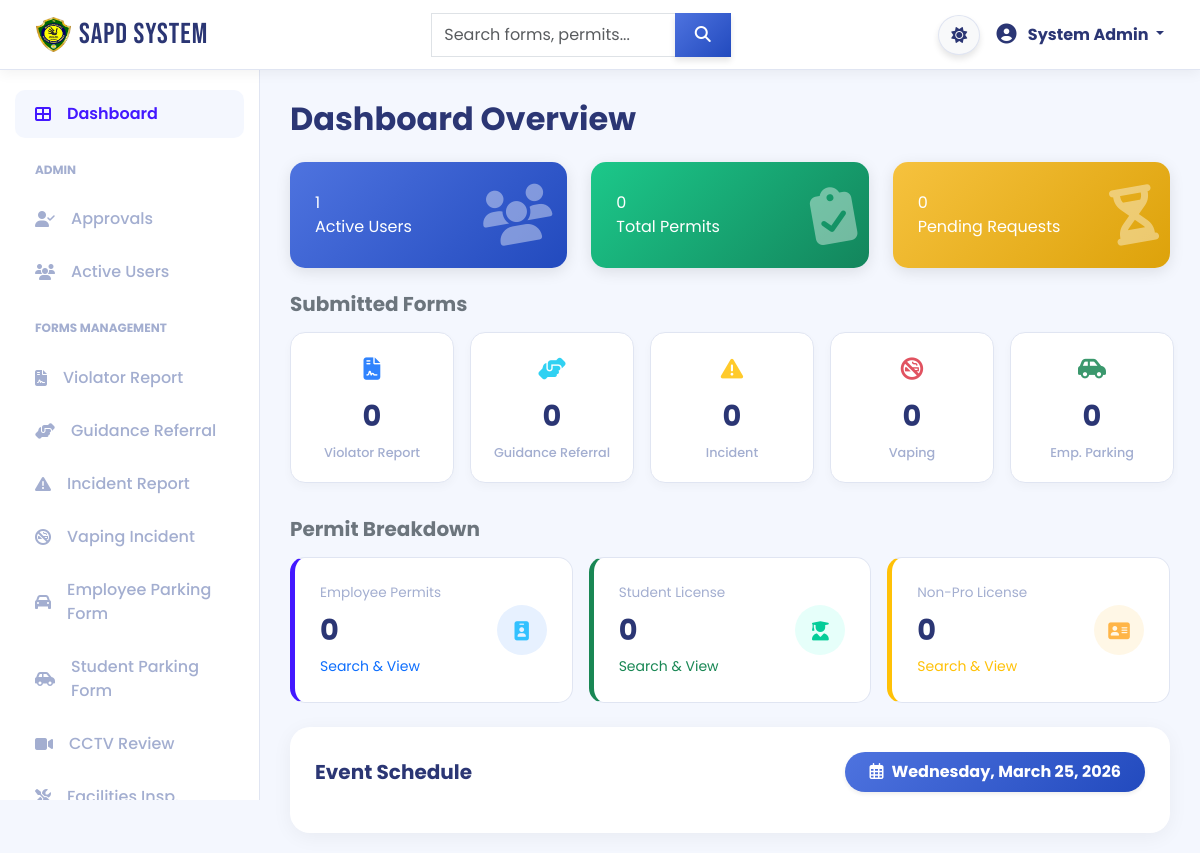
Page /dashboard.php (signed in) on the earlier database version.
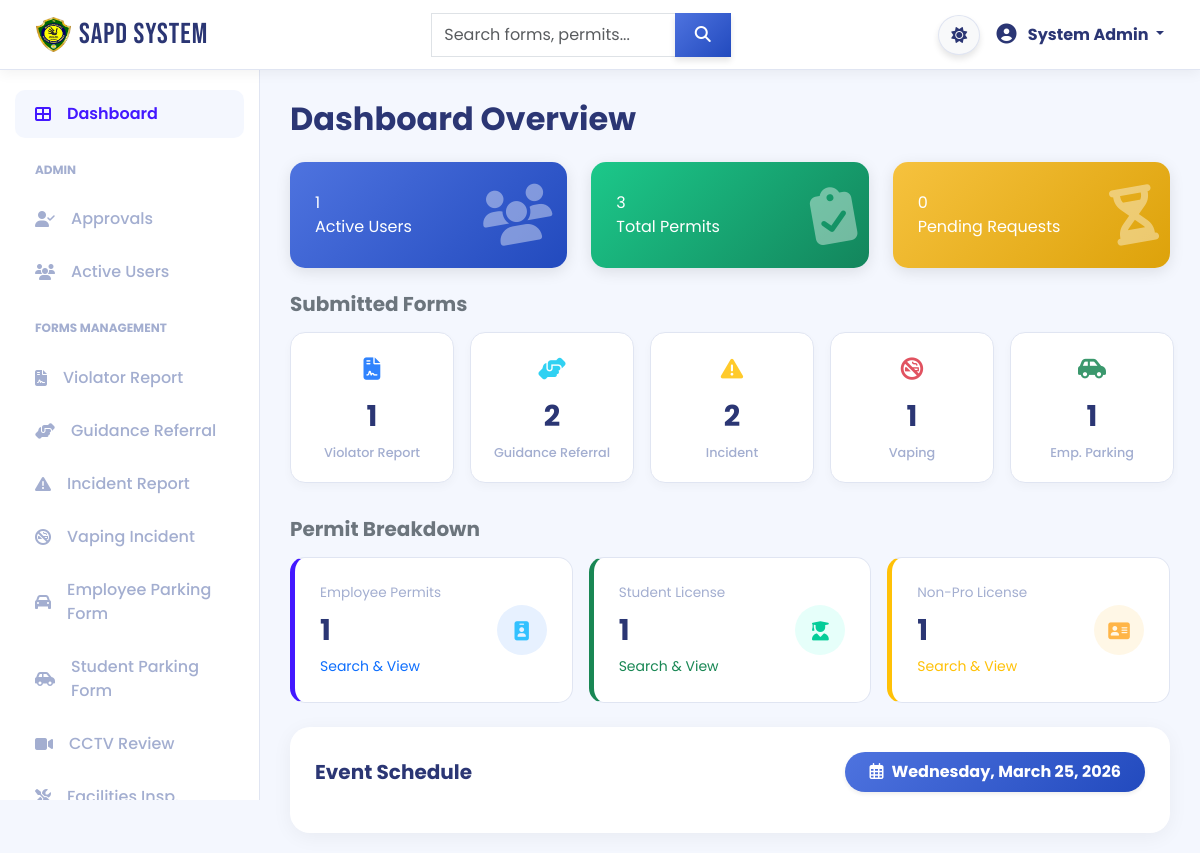
Same page on the later database version.
### tables this page shows
CREATE TABLE `student_permits` (
  `id` int(11) NOT NULL,
  `name` varchar(255) NOT NULL,
  `department` varchar(255) NOT NULL,
  `plate_number` varchar(50) NOT NULL,
  `fb_link` text DEFAULT NULL,
  `permit_number` int(11) NOT NULL,
  `school_year` varchar(50) NOT NULL,
  `valid_until` varchar(50) NOT NULL,
  `created_at` timestamp NOT NULL DEFAULT current_timestamp()
);

### dashboard.php (the view, shortened to what this page needs)
<?php
$servername = "localhost";
$username = "root";
$password = "";
$dbname = "sapd_db";
try {
    $conn = new mysqli($servername, $username, $password);
    $conn->query("CREATE DATABASE IF NOT EXISTS $dbname");
    $conn->select_db($dbname);
} catch (Exception $e) {
    die("Database Error: " . $e->getMessage());
}
$theme_mode = $_COOKIE['theme'] ?? 'light';
function get_cnt($conn, $sql)
{
    try {
        $res = $conn->query($sql);
        if ($res && $res->num_rows > 0) {
            $row = $res->fetch_assoc();
            return $row['c'] ?? 0;
        }
    } catch (Exception $e) {
        return 0;
    }
    return 0;
}
$stats = [
    'users' => 0,
    'total_permits' => 0,
    'pending' => 0,
    'violator' => 0,
    'guidance' => 0,
    'incident' => 0,
    'vaping' => 0,
    'parking_form' => 0,
    'student_parking_form' => 0,
    'emp_permit' => 0,
    'student_permit' => 0,
    'non_pro_permit' => 0,
    'cctv_req' => 0,
    'facilities' => 0
];
if ($conn) {
    $stats['users'] = get_cnt($conn, "SELECT COUNT(*) as c FROM users WHERE role='user' AND status='active'");
    $stats['pending'] = get_cnt($conn, "SELECT COUNT(*) as c FROM users WHERE status='pending'");
    $stats['emp_permit'] = get_cnt($conn, "SELECT COUNT(*) as c FROM permits");
    $stats['student_permit'] = get_cnt($conn, "SELECT COUNT(*) as c FROM student_permits");
    $stats['non_pro_permit'] = get_cnt($conn, "SELECT COUNT(*) as c FROM non_pro_permits");
    $stats['total_permits'] = $stats['emp_permit'] + $stats['student_permit'] + $stats['non_pro_permit'];
    $stats['violator'] = get_cnt($conn, "SELECT COUNT(*) as c FROM violator_logs");
    $stats['guidance'] = get_cnt($conn, "SELECT COUNT(*) as c FROM guidance_referrals");
    $stats['facilities'] = get_cnt($conn, "SELECT COUNT(*) as c FROM facility_inspections");
    $stats['incident'] = get_cnt($conn, "SELECT COUNT(*) as c FROM incident_reports");
    $stats['vaping'] = get_cnt($conn, "SELECT COUNT(*) as c FROM vaping_reports");
    $stats['parking_form'] = get_cnt($conn, "SELECT COUNT(*) as c FROM employee_applications");
    $stats['student_parking_form'] = get_cnt($conn, "SELECT COUNT(*) as c FROM student_applications");
    $stats['cctv_req'] = get_cnt($conn, "SELECT COUNT(*) as c FROM cctv_requests");
    try {
        $res = $conn->query("SELECT * FROM student_permits ORDER BY name ASC LIMIT 10");
    } catch (Exception $e) {
    }
}
?>
<!DOCTYPE html>
<html lang="en" data-bs-theme="<?php echo htmlspecialchars($theme_mode); ?>">
<head>
    <link href="https://cdn.jsdelivr.net/npm/bootstrap@5.3.0/dist/css/bootstrap.min.css" rel="stylesheet">
    <link rel="stylesheet" href="https://cdnjs.cloudflare.com/ajax/libs/font-awesome/6.4.0/css/all.min.css">
</head>
<body>
    <nav class="navbar navbar-custom">
        <div class="d-flex justify-content-between align-items-center w-100 px-3">
            <div class="d-flex align-items-center">
                <a class="navbar-brand d-flex align-items-center" href="#">
                    <img src="background.png" alt="Logo" width="35" height="35" onerror="this.style.display='none'"
                        class="me-2"> SAPD SYSTEM
                </a>
            </div>
            <form class="d-none d-md-block" id="searchForm" style="width: 300px;">
                <div class="input-group">
                    <input class="form-control" type="search" id="searchInput" placeholder="Search forms, permits..."
                        style="border-radius: 0;">
                    <button type="submit" class="btn btn-primary" style="border-radius: 0;"><i
                            class="fas fa-search"></i></button>
                </div>
            </form>
            <div class="d-flex align-items-center gap-3">
                <button class="btn btn-theme-nav rounded-circle" id="themeToggle"><i class="fas fa-moon"></i></button>
                <div class="dropdown">
                    <a class="nav-link dropdown-toggle fw-bold" href="#" role="button" data-bs-toggle="dropdown"
                        style="color: var(--text-main);">
                        <i class="fas fa-user-circle fa-lg me-2"></i> <?php echo $_SESSION['name'] ?? 'User'; ?>
                    </a>
                </div>
            </div>
        </div>
    </nav>
    <div class="sidebar" id="sidebar">
        <div class="sidebar-content">
            <ul class="nav flex-column">
                <li class="nav-item"><a class="nav-link active" href="dashboard.php"><i
                            class="fas fa-th-large me-3"></i> Dashboard</a></li>
                <h6 class="sidebar-heading">Admin</h6>
                <li class="nav-item">
                    <a class="nav-link" href="admin_approval.php"><i class="fas fa-user-check me-3"></i> Approvals
                    </a>
                </li>
                <li class="nav-item"><a class="nav-link" href="active_users.php"><i class="fas fa-users me-3"></i>
                        Active Users</a></li>
                <h6 class="sidebar-heading">Forms Management</h6>
                <li class="nav-item"><a class="nav-link" href="violator_report.php"><i
                            class="fas fa-file-contract me-3"></i> Violator Report</a></li>
                <li class="nav-item"><a class="nav-link" href="guidance_referral.php"><i
                            class="fas fa-hands-helping me-3"></i> Guidance Referral</a></li>
                <li class="nav-item"><a class="nav-link" href="incident_report.php"><i
                            class="fas fa-exclamation-triangle me-3"></i> Incident Report</a></li>
                <li class="nav-item"><a class="nav-link" href="vaping_incident.php"><i
                            class="fas fa-smoking-ban me-3"></i> Vaping Incident</a></li>
                <li class="nav-item"><a class="nav-link" href="employee_form.php"><i class="fas fa-car me-3"></i>
                        Employee Parking Form</a></li>
                <li class="nav-item"><a class="nav-link" href="student_form.php"><i class="fas fa-car-side me-3"></i>
                        Student Parking Form</a></li>
                <li class="nav-item"><a class="nav-link" href="cctv_review_form.php"><i class="fas fa-video me-3"></i>
                        CCTV Review</a></li>
                <li class="nav-item"><a class="nav-link" href="facilities_and_inspection.php"><i
                            class="fas fa-tools me-3"></i> Facilities Insp.</a></li>
            </ul>
        </div>
    </div>
    <div class="main-content">
        <h2 class="mb-4 fw-bold">Dashboard Overview</h2>
        <div class="row g-4 mb-4">
            <div class="col-md-4">
                <div class="solid-stat-card bg-primary-blue cursor-pointer" data-bs-toggle="modal"
                    data-bs-target="#activeUsersModal">
                    <div class="stat-text-wrapper">
                        <span class="stat-value"><?php echo $stats['users']; ?></span>
                        <span class="stat-label">Active Users</span>
                    </div>
                    <i class="fas fa-users stat-icon-large"></i>
                </div>
            </div>
            <div class="col-md-4">
                <div class="solid-stat-card bg-success-green">
                    <div class="stat-text-wrapper">
                        <span class="stat-value"><?php echo $stats['total_permits']; ?></span>
                        <span class="stat-label">Total Permits</span>
                    </div>
                    <i class="fas fa-clipboard-check stat-icon-large"></i>
                </div>
            </div>
            <div class="col-md-4">
                <div class="solid-stat-card bg-warning-orange cursor-pointer" data-bs-toggle="modal"
                    data-bs-target="#pendingRequestsModal">
                    <div class="stat-text-wrapper">
                        <span class="stat-value"><?php echo $stats['pending']; ?></span>
                        <span class="stat-label">Pending Requests</span>
                    </div>
                    <i class="fas fa-hourglass-half stat-icon-large"></i>
                </div>
            </div>
        </div>
        <h5 class="fw-bold mb-3 text-secondary">Submitted Forms</h5>
        <div class="row flex-nowrap scrolling-wrapper g-3 mb-4">
            <div class="col mini-card-col">
                <div class="mini-card cursor-pointer" data-bs-toggle="modal" data-bs-target="#violatorModal">
                    <div class="mini-icon text-primary"><i class="fas fa-file-contract"></i></div>
                    <div class="mini-value"><?php echo $stats['violator']; ?></div>
                    <div class="mini-label">Violator Report</div>
                </div>
            </div>
            <div class="col mini-card-col">
                <div class="mini-card cursor-pointer" data-bs-toggle="modal" data-bs-target="#guidanceModal">
                    <div class="mini-icon text-info"><i class="fas fa-hands-helping"></i></div>
                    <div class="mini-value"><?php echo $stats['guidance']; ?></div>
                    <div class="mini-label">Guidance Referral</div>
                </div>
            </div>
            <div class="col mini-card-col">
                <div class="mini-card cursor-pointer" data-bs-toggle="modal" data-bs-target="#incidentModal">
                    <div class="mini-icon text-warning"><i class="fas fa-exclamation-triangle"></i></div>
                    <div class="mini-value"><?php echo $stats['incident']; ?></div>
                    <div class="mini-label">Incident</div>
                </div>
            </div>
            <div class="col mini-card-col">
                <div class="mini-card cursor-pointer" data-bs-toggle="modal" data-bs-target="#vapingModal">
                    <div class="mini-icon text-danger"><i class="fas fa-smoking-ban"></i></div>
                    <div class="mini-value"><?php echo $stats['vaping']; ?></div>
                    <div class="mini-label">Vaping</div>
                </div>
            </div>
            <div class="col mini-card-col">
                <div class="mini-card cursor-pointer" data-bs-toggle="modal" data-bs-target="#parkingModal">
                    <div class="mini-icon text-success"><i class="fas fa-car-side"></i></div>
                    <div class="mini-value"><?php echo $stats['parking_form']; ?></div>
                    <div class="mini-label">Emp. Parking</div>
                </div>
            </div>
        </div>
        <h5 class="fw-bold mb-3 text-secondary">Permit Breakdown</h5>
        <div class="row g-3">
            <div class="col-md-4">
                <div class="stat-card border-l-primary cursor-pointer" data-bs-toggle="modal"
                    data-bs-target="#employeePermitsModal">
                    <div class="stat-content"><span class="stat-label-modern">Employee Permits</span><span
                            class="stat-value-modern"><?php echo $stats['emp_permit']; ?></span><small
                            class="text-primary d-block mt-1">Search & View</small></div>
                    <div class="stat-icon-wrapper icon-blue"><i class="fas fa-id-badge"></i></div>
                </div>
            </div>
            <div class="col-md-4">
                <div class="stat-card border-l-success cursor-pointer" data-bs-toggle="modal"
                    data-bs-target="#studentPermitsModal">
                    <div class="stat-content"><span class="stat-label-modern">Student License</span><span
                            class="stat-value-modern"><?php echo $stats['student_permit']; ?></span><small
                            class="text-success d-block mt-1">Search & View</small></div>
                    <div class="stat-icon-wrapper icon-green"><i class="fas fa-user-graduate"></i></div>
                </div>
            </div>
            <div class="col-md-4">
                <div class="stat-card border-l-warning cursor-pointer" data-bs-toggle="modal"
                    data-bs-target="#nonProPermitsModal">
                    <div class="stat-content"><span class="stat-label-modern">Non-Pro License</span><span
                            class="stat-value-modern"><?php echo $stats['non_pro_permit']; ?></span><small
                            class="text-warning d-block mt-1">Search & View</small></div>
                    <div class="stat-icon-wrapper icon-orange"><i class="fas fa-address-card"></i></div>
                </div>
            </div>
        </div>
        <div class="row mt-4">
            <div class="col-12">
                <div class="calendar-card">
                    <div class="d-flex justify-content-between align-items-center mb-3">
                        <h5 class="fw-bold mb-0">Event Schedule</h5>
                        <div class="bg-primary text-white px-4 py-2 rounded-pill shadow-sm"
                            style="background: linear-gradient(135deg, #4e73df 0%, #224abe 100%);">
                            <i class="far fa-calendar-alt me-2"></i><span id="currentDateDisplay"
                                class="fw-bold">Loading...</span>
                        </div>
                    </div>
                </div>
            </div>
        </div>
    </div>
</body>
</html>

Differences in the rows shown:
added student_permits: id "1", permit_number "2"
Other differences:
$stats['total_permits']: "0" → "3"
$stats['users']: "1" → (not shown)
$stats['violator']: "0" → (not shown)
$stats['guidance']: "0" → (not shown)
$stats['incident']: "0" → (not shown)
$stats['vaping']: "0" → (not shown)
$stats['parking_form']: "0" → (not shown)
$stats['emp_permit']: "0" → (not shown)
$stats['student_permit']: "0" → (not shown)
$stats['non_pro_permit']: "0" → (not shown)
